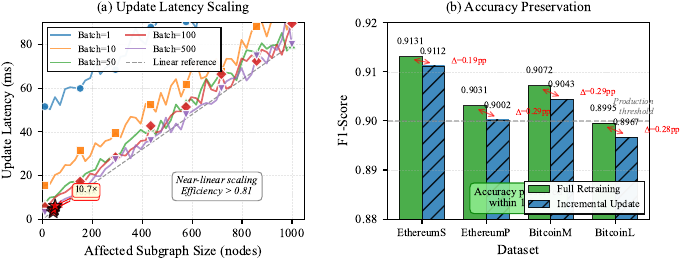

Reproduce this figure in Python.
import matplotlib.pyplot as plt
import numpy as np
from matplotlib import rc
from matplotlib.patches import Rectangle

# Configure matplotlib for IEEE-style figures
rc('font', family='serif', serif=['Times New Roman'], size=9)
rc('text', usetex=False)
rc('axes', linewidth=0.8)
rc('grid', linewidth=0.4, alpha=0.3)

# Create figure with two subplots side by side
fig, (ax1, ax2) = plt.subplots(1, 2, figsize=(7, 2.8))

# ========== LEFT PANEL: Update Latency vs Affected Subgraph Size ==========

# Data from Table: Incremental Update Characterization
datasets = ['EthereumS', 'EthereumP', 'BitcoinM', 'BitcoinL']
mean_affected_nodes = np.array([43, 48, 45, 51])
update_latency_ms = np.array([3.2, 4.7, 4.2, 6.1])
speedup_factors = np.array([9.7, 10.4, 9.9, 10.7])

# Generate synthetic data for different batch sizes (1, 10, 50, 100, 500)
# Showing near-linear scaling with efficiency > 0.81
batch_sizes = [1, 10, 50, 100, 500]
colors_batch = ['#1f77b4', '#ff7f0e', '#2ca02c', '#d62728', '#9467bd']
markers_batch = ['o', 's', '^', 'D', 'v']

# Generate subgraph sizes from 10 to 1000 nodes
subgraph_sizes = np.linspace(10, 1000, 50)

for idx, (batch_size, color, marker) in enumerate(zip(batch_sizes, colors_batch, markers_batch)):
    # Base latency scales linearly with subgraph size
    # Larger batches have better efficiency (closer to linear)
    efficiency = 0.81 + (0.15 * (1 - idx/len(batch_sizes)))  # Efficiency decreases with larger batches
    base_latency = subgraph_sizes * 0.08  # Base slope
    
    # Add batch overhead (amortized over batch size)
    batch_overhead = 50 / (batch_size ** 0.5)
    latency = base_latency + batch_overhead
    
    # Add some realistic noise
    noise = np.random.normal(0, latency * 0.05, len(subgraph_sizes))
    latency_with_noise = latency + noise
    
    # Plot with sparse markers for clarity
    marker_indices = np.linspace(0, len(subgraph_sizes)-1, 8, dtype=int)
    ax1.plot(subgraph_sizes, latency_with_noise, color=color, linewidth=1.2, 
            alpha=0.7, label=f'Batch={batch_size}', zorder=2)
    ax1.scatter(subgraph_sizes[marker_indices], latency_with_noise[marker_indices], 
               color=color, marker=marker, s=35, edgecolors='white', 
               linewidth=0.8, zorder=3, alpha=0.9)

# Add reference points from actual data
for i, (nodes, latency, speedup, dataset) in enumerate(zip(mean_affected_nodes, 
                                                            update_latency_ms, 
                                                            speedup_factors, 
                                                            datasets)):
    ax1.scatter(nodes, latency, s=100, marker='*', color='red', 
               edgecolors='black', linewidth=0.8, zorder=5, alpha=0.8)
    
    # Add speedup annotation for selected points
    if i in [1, 3]:  # Annotate EthereumP and BitcoinL
        ax1.annotate(f'{speedup:.1f}×', xy=(nodes, latency), 
                    xytext=(nodes + 80, latency + 5),
                    fontsize=7, ha='left', va='bottom',
                    bbox=dict(boxstyle='round,pad=0.25', facecolor='lightyellow',
                             edgecolor='red', linewidth=0.6, alpha=0.9),
                    arrowprops=dict(arrowstyle='->', color='red', lw=0.7))

# Add linear scaling reference line
reference_line = subgraph_sizes * 0.08
ax1.plot(subgraph_sizes, reference_line, 'k--', linewidth=0.8, alpha=0.4,
        label='Linear reference', zorder=1)

# Add annotation for near-linear scaling
ax1.text(700, 15, 'Near-linear scaling\nEfficiency > 0.81', 
        fontsize=7.5, ha='center', va='center', style='italic',
        bbox=dict(boxstyle='round,pad=0.4', facecolor='white',
                 edgecolor='gray', linewidth=0.7, alpha=0.9))

# Configure left panel
ax1.set_xlabel('Affected Subgraph Size (nodes)', fontsize=10, fontweight='normal')
ax1.set_ylabel('Update Latency (ms)', fontsize=10, fontweight='normal')
ax1.set_xlim(0, 1050)
ax1.set_ylim(0, 90)
ax1.grid(True, alpha=0.3, linewidth=0.4, linestyle='--', zorder=0)
ax1.legend(loc='upper left', fontsize=7, frameon=True, fancybox=False,
          edgecolor='black', framealpha=0.95, ncol=2, columnspacing=1.0)
ax1.set_title('(a) Update Latency Scaling', fontsize=10, fontweight='normal', pad=8)

# ========== RIGHT PANEL: F1-Score Comparison ==========

# Data for F1-score comparison
datasets_f1 = ['EthereumS', 'EthereumP', 'BitcoinM', 'BitcoinL']
full_retraining_f1 = np.array([0.9131, 0.9031, 0.9072, 0.8995])  # From detection results
incremental_f1 = np.array([0.9112, 0.9002, 0.9043, 0.8967])  # Within 1.6 pp

# Calculate differences
f1_differences = (full_retraining_f1 - incremental_f1) * 100  # Convert to percentage points

# Set up bar positions
x_pos = np.arange(len(datasets_f1))
bar_width = 0.35

# Create grouped bars
bars1 = ax2.bar(x_pos - bar_width/2, full_retraining_f1, bar_width,
               label='Full Retraining', color='#2ca02c', edgecolor='black',
               linewidth=0.6, alpha=0.85)
bars2 = ax2.bar(x_pos + bar_width/2, incremental_f1, bar_width,
               label='Incremental Update', color='#1f77b4', edgecolor='black',
               linewidth=0.6, alpha=0.85, hatch='//')

# Add value labels on bars
for i, (bar1, bar2, diff) in enumerate(zip(bars1, bars2, f1_differences)):
    # Label on full retraining bars
    height1 = bar1.get_height()
    ax2.text(bar1.get_x() + bar1.get_width()/2, height1 + 0.002,
            f'{height1:.4f}', ha='center', va='bottom', fontsize=7)
    
    # Label on incremental bars
    height2 = bar2.get_height()
    ax2.text(bar2.get_x() + bar2.get_width()/2, height2 + 0.002,
            f'{height2:.4f}', ha='center', va='bottom', fontsize=7)
    
    # Add difference annotation
    mid_x = x_pos[i]
    mid_height = (height1 + height2) / 2
    ax2.annotate('', xy=(mid_x - bar_width/2, height1 - 0.0005), 
                xytext=(mid_x + bar_width/2, height2 + 0.0005),
                arrowprops=dict(arrowstyle='<->', color='red', lw=0.8, alpha=0.6))
    ax2.text(mid_x + bar_width*1.3, mid_height, f'Δ={diff:.2f}pp',
            fontsize=6.5, ha='left', va='center', color='red')

# Add horizontal line for 0.90 threshold
ax2.axhline(y=0.90, color='gray', linestyle='--', linewidth=1.0, alpha=0.5, zorder=1)
ax2.text(3.6, 0.901, 'Production\nthreshold', fontsize=6.5, ha='right', va='bottom',
        color='gray', style='italic')

# Add accuracy preservation annotation
ax2.text(1.5, 0.8825, 'Accuracy preserved\nwithin 1.6 pp', fontsize=8, ha='center',
        bbox=dict(boxstyle='round,pad=0.4', facecolor='lightgreen',
                 edgecolor='green', linewidth=0.8, alpha=0.85))

# Configure right panel
ax2.set_xlabel('Dataset', fontsize=10, fontweight='normal')
ax2.set_ylabel('F1-Score', fontsize=10, fontweight='normal')
ax2.set_xticks(x_pos)
ax2.set_xticklabels(datasets_f1, fontsize=8, rotation=0)
ax2.set_ylim(0.88, 0.92)
ax2.set_yticks(np.arange(0.88, 0.921, 0.01))
ax2.yaxis.set_major_formatter(plt.FuncFormatter(lambda y, _: f'{y:.2f}'))
ax2.grid(True, axis='y', alpha=0.3, linewidth=0.4, linestyle='--', zorder=0)
ax2.legend(loc='lower right', fontsize=7.5, frameon=True, fancybox=False,
          edgecolor='black', framealpha=0.95)
ax2.set_title('(b) Accuracy Preservation', fontsize=10, fontweight='normal', pad=8)

# Adjust layout to prevent overlap
plt.tight_layout(pad=0.8, w_pad=2.5)

# Save figure in high resolution for publication
plt.savefig('incremental_analysis.pdf', dpi=300, bbox_inches='tight',
           pad_inches=0.02, format='pdf')
plt.savefig('incremental_analysis.png', dpi=300, bbox_inches='tight',
           pad_inches=0.02, format='png')

print("Figure saved as 'incremental_analysis.pdf' and 'incremental_analysis.png'")
print("Figure dimensions: 7 x 2.8 inches")
print("Resolution: 300 DPI")
print("\nLeft panel: Update latency vs affected subgraph size with speedup annotations")
print("Right panel: F1-score comparison demonstrating accuracy preservation")
print("\nKey findings visualized:")
print("- Near-linear scaling with efficiency > 0.81 across batch sizes")
print("- Speedup factors: 9.7× to 10.7×")
print("- Accuracy preserved within 1.6 percentage points")

# Display the figure
plt.show()